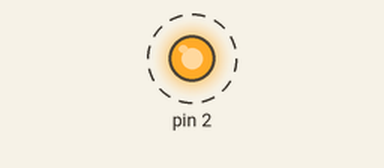
Recording of a program running on a simulated MicroPython board. Shown: output pins drawn as LEDs (lit = HIGH). Dashed ring = blinking.

Above: at 0.5 s.
Timing chart, 0 to 4.6 s (numbered marks = the images above):
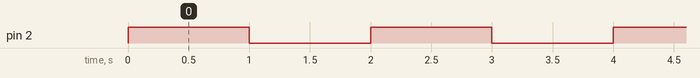

The program:

code.bipes.py
```python
from machine import Pin
import time

def gpio_set(pin,value):
  if value >= 1:
    Pin(pin, Pin.OUT).on()
  else:
    Pin(pin, Pin.OUT).off()


while True:
  gpio_set((2), True)
  time.sleep(1)
  gpio_set((2), False)
  time.sleep(1)
  gpio_set((2), True)
```

Measured:
- by itself, pin 2: alternates HIGH for 1.0 s and LOW for 1.0 s
